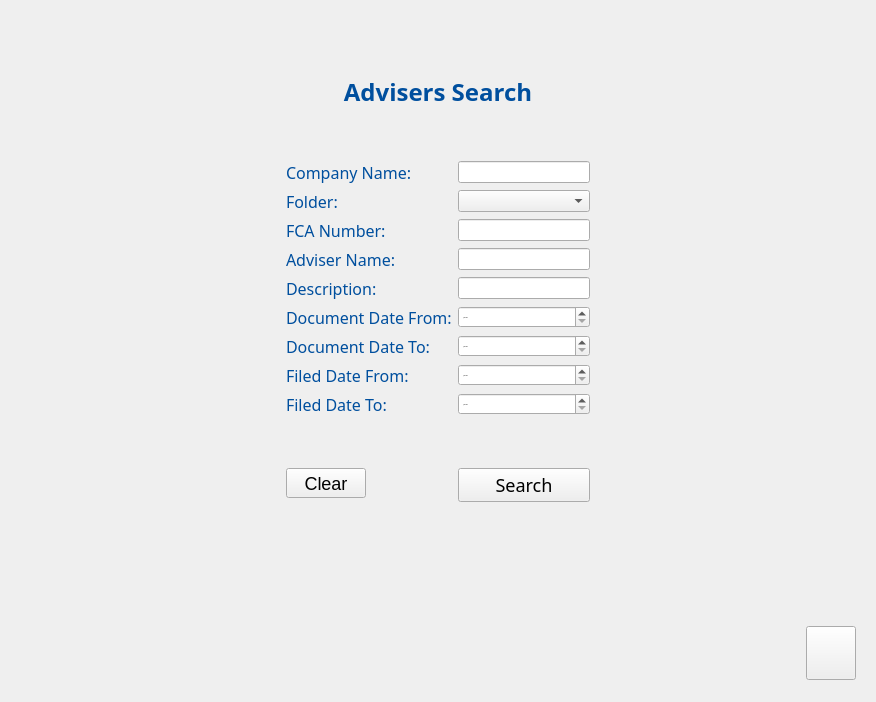
      <widget class="QWidget" name="search_advisers_page">
       <layout class="QVBoxLayout" name="verticalLayout_6">
        <item>
         <widget class="QWidget" name="search_advisers_top_widget" native="true">
          <layout class="QHBoxLayout" name="horizontalLayout_11">
           <item>
            <spacer name="horizontalSpacer_13">
             <property name="orientation">
              <enum>Qt::Horizontal</enum>
             </property>
             <property name="sizeHint" stdset="0">
              <size>
               <width>257</width>
               <height>20</height>
              </size>
             </property>
            </spacer>
           </item>
           <item>
            <widget class="QWidget" name="search_advisers_widget" native="true">
             <property name="styleSheet">
              <string notr="true">QLabel {
  font-family: aptos;
  font-size: 16px;
  color: #004f9e;
}</string>
             </property>
             <layout class="QFormLayout" name="formLayout">
              <item row="0" column="1">
               <spacer name="verticalSpacer_11">
                <property name="orientation">
                 <enum>Qt::Vertical</enum>
                </property>
                <property name="sizeHint" stdset="0">
                 <size>
                  <width>132</width>
                  <height>40</height>
                 </size>
                </property>
               </spacer>
              </item>
              <item row="1" column="0" colspan="2">
               <widget class="QLabel" name="search_advisers_title_label">
                <property name="font">
                 <font>
                  <family>aptos</family>
                  <pointsize>-1</pointsize>
                  <weight>75</weight>
                  <bold>true</bold>
                 </font>
                </property>
                <property name="styleSheet">
                 <string notr="true">#search_advisers_title_label {
  font-size: 24px;
  font-weight: bold;
}</string>
                </property>
                <property name="text">
                 <string>Advisers Search</string>
                </property>
                <property name="alignment">
                 <set>Qt::AlignCenter</set>
                </property>
               </widget>
              </item>
              <item row="3" column="1">
               <spacer name="verticalSpacer_10">
                <property name="orientation">
                 <enum>Qt::Vertical</enum>
                </property>
                <property name="sizeHint" stdset="0">
                 <size>
                  <width>132</width>
                  <height>40</height>
                 </size>
                </property>
               </spacer>
              </item>
              <item row="5" column="0">
               <widget class="QLabel" name="search_advisers_company_name_label">
                <property name="text">
                 <string>Company Name:</string>
                </property>
               </widget>
              </item>
              <item row="5" column="1">
               <widget class="QLineEdit" name="search_advisers_company_name">
                <property name="font">
                 <font>
                  <family>Aptos</family>
                  <pointsize>-1</pointsize>
                 </font>
                </property>
               </widget>
              </item>
              <item row="7" column="0">
               <widget class="QLabel" name="search_advisers_folder_label">
                <property name="text">
                 <string>Folder:</string>
                </property>
               </widget>
              </item>
              <item row="7" column="1">
               <widget class="QComboBox" name="search_advisers_folder">
                <property name="font">
                 <font>
                  <family>Aptos</family>
                  <pointsize>-1</pointsize>
                 </font>
                </property>
                <property name="cursor">
                 <cursorShape>PointingHandCursor</cursorShape>
                </property>
               </widget>
              </item>
              <item row="9" column="0">
               <widget class="QLabel" name="search_advisers_fca_label">
                <property name="text">
                 <string>FCA Number:</string>
                </property>
               </widget>
              </item>
              <item row="9" column="1">
               <widget class="QLineEdit" name="search_advisers_fca">
                <property name="font">
                 <font>
                  <family>Aptos</family>
                  <pointsize>-1</pointsize>
                 </font>
                </property>
               </widget>
              </item>
              <item row="11" column="0">
               <widget class="QLabel" name="search_advisers_adviser_name_label">
                <property name="text">
                 <string>Adviser Name:</string>
                </property>
               </widget>
              </item>
              <item row="11" column="1">
               <widget class="QLineEdit" name="search_advisers_adviser_name">
                <property name="font">
                 <font>
                  <family>Aptos</family>
                  <pointsize>-1</pointsize>
                 </font>
                </property>
               </widget>
              </item>
              <item row="13" column="0">
               <widget class="QLabel" name="search_advisers_description_label">
                <property name="text">
                 <string>Description:</string>
                </property>
               </widget>
              </item>
              <item row="13" column="1">
               <widget class="QLineEdit" name="search_advisers_description">
                <property name="font">
                 <font>
                  <family>Aptos</family>
                  <pointsize>-1</pointsize>
                 </font>
                </property>
               </widget>
              </item>
              <item row="15" column="0">
               <widget class="QLabel" name="search_advisers_doc_date_from_label">
                <property name="text">
                 <string>Document Date From:</string>
                </property>
               </widget>
              </item>
              <item row="15" column="1">
               <widget class="QDateEdit" name="search_advisers_doc_date_from">
                <property name="font">
                 <font>
                  <family>Aptos</family>
                  <pointsize>-1</pointsize>
                 </font>
                </property>
                <property name="cursor">
                 <cursorShape>IBeamCursor</cursorShape>
                </property>
               </widget>
              </item>
              <item row="17" column="0">
               <widget class="QLabel" name="search_advisers_doc_date_to_label">
                <property name="text">
                 <string>Document Date To:</string>
                </property>
               </widget>
              </item>
              <item row="17" column="1">
               <widget class="QDateEdit" name="search_advisers_doc_date_to">
                <property name="font">
                 <font>
                  <family>Aptos</family>
                  <pointsize>-1</pointsize>
                 </font>
                </property>
                <property name="cursor">
                 <cursorShape>IBeamCursor</cursorShape>
                </property>
               </widget>
              </item>
              <item row="19" column="0">
               <widget class="QLabel" name="search_advisers_file_date_from_label">
                <property name="text">
                 <string>Filed Date From:</string>
                </property>
               </widget>
              </item>
              <item row="19" column="1">
               <widget class="QDateEdit" name="search_advisers_file_date_from">
                <property name="font">
                 <font>
                  <family>Aptos</family>
                  <pointsize>-1</pointsize>
                 </font>
                </property>
                <property name="cursor">
                 <cursorShape>IBeamCursor</cursorShape>
                </property>
               </widget>
              </item>
              <item row="21" column="0">
               <widget class="QLabel" name="search_advisers_file_date_to_label">
                <property name="text">
                 <string>Filed Date To:</string>
                </property>
               </widget>
              </item>
              <item row="21" column="1">
               <widget class="QDateEdit" name="search_advisers_file_date_to">
                <property name="font">
                 <font>
                  <family>Aptos</family>
                  <pointsize>-1</pointsize>
                 </font>
                </property>
                <property name="cursor">
                 <cursorShape>IBeamCursor</cursorShape>
                </property>
               </widget>
              </item>
              <item row="23" column="1">
               <spacer name="verticalSpacer_9">
                <property name="orientation">
                 <enum>Qt::Vertical</enum>
                </property>
                <property name="sizeHint" stdset="0">
                 <size>
                  <width>132</width>
                  <height>40</height>
                 </size>
                </property>
               </spacer>
              </item>
              <item row="24" column="0">
               <widget class="QPushButton" name="search_advisers_clear_but">
                <property name="minimumSize">
                 <size>
                  <width>75</width>
                  <height>30</height>
                 </size>
                </property>
                <property name="cursor">
                 <cursorShape>PointingHandCursor</cursorShape>
                </property>
                <property name="styleSheet">
                 <string notr="true">#search_advisers_clear_but {
  text-align: center;
  font-size: 18px;
}</string>
                </property>
                <property name="text">
                 <string>Clear</string>
                </property>
               </widget>
              </item>
              <item row="24" column="1">
               <widget class="QPushButton" name="search_advisers_but">
                <property name="minimumSize">
                 <size>
                  <width>0</width>
                  <height>30</height>
                 </size>
                </property>
                <property name="font">
                 <font>
                  <family>Aptos</family>
                  <pointsize>-1</pointsize>
                  <weight>50</weight>
                  <italic>false</italic>
                  <bold>false</bold>
                 </font>
                </property>
                <property name="cursor">
                 <cursorShape>PointingHandCursor</cursorShape>
                </property>
                <property name="styleSheet">
                 <string notr="true">#search_advisers_but {
  text-align: center;
  font-size: 18px;
}
</string>
                </property>
                <property name="text">
                 <string>Search</string>
                </property>
                <property name="icon">
                 <iconset resource="assets/icons/resources.qrc">
                  <normaloff>:/newPrefix/light_search.png</normaloff>:/newPrefix/light_search.png</iconset>
                </property>
               </widget>
              </item>
             </layout>
            </widget>
           </item>
           <item>
            <spacer name="horizontalSpacer_14">
             <property name="orientation">
              <enum>Qt::Horizontal</enum>
             </property>
             <property name="sizeHint" stdset="0">
              <size>
               <width>257</width>
               <height>20</height>
              </size>
             </property>
            </spacer>
           </item>
          </layout>
         </widget>
        </item>
        <item>
         <spacer name="verticalSpacer_8">
          <property name="orientation">
           <enum>Qt::Vertical</enum>
          </property>
          <property name="sizeHint" stdset="0">
           <size>
            <width>20</width>
            <height>90</height>
           </size>
          </property>
         </spacer>
        </item>
        <item>
         <widget class="QWidget" name="search_advisers_bottom_widget" native="true">
          <property name="minimumSize">
           <size>
            <width>0</width>
            <height>75</height>
           </size>
          </property>
          <property name="maximumSize">
           <size>
            <width>16777215</width>
            <height>75</height>
           </size>
          </property>
          <layout class="QHBoxLayout" name="horizontalLayout_10">
           <item>
            <spacer name="horizontalSpacer_12">
             <property name="orientation">
              <enum>Qt::Horizontal</enum>
             </property>
             <property name="sizeHint" stdset="0">
              <size>
               <width>733</width>
               <height>20</height>
              </size>
             </property>
            </spacer>
           </item>
           <item>
            <widget class="QPushButton" name="search_advisers_back_but">
             <property name="minimumSize">
              <size>
               <width>50</width>
               <height>54</height>
              </size>
             </property>
             <property name="maximumSize">
              <size>
               <width>50</width>
               <height>54</height>
              </size>
             </property>
             <property name="cursor">
              <cursorShape>PointingHandCursor</cursorShape>
             </property>
             <property name="text">
              <string/>
             </property>
             <property name="icon">
              <iconset resource="assets/icons/resources.qrc">
               <normaloff>:/newPrefix/light_back.png</normaloff>:/newPrefix/light_back.png</iconset>
             </property>
             <property name="iconSize">
              <size>
               <width>40</width>
               <height>40</height>
              </size>
             </property>
            </widget>
           </item>
          </layout>
         </widget>
        </item>
       </layout>
      </widget>
